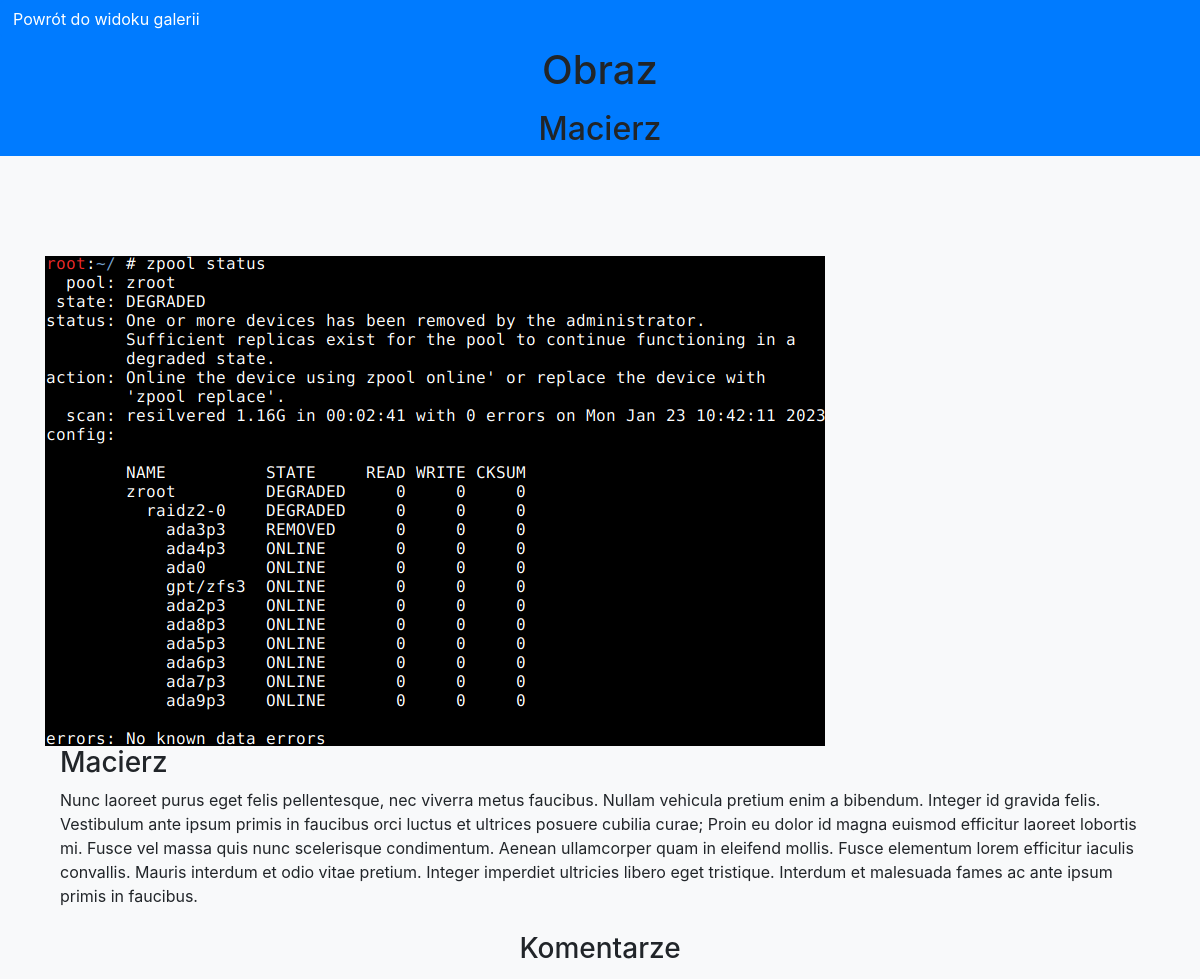
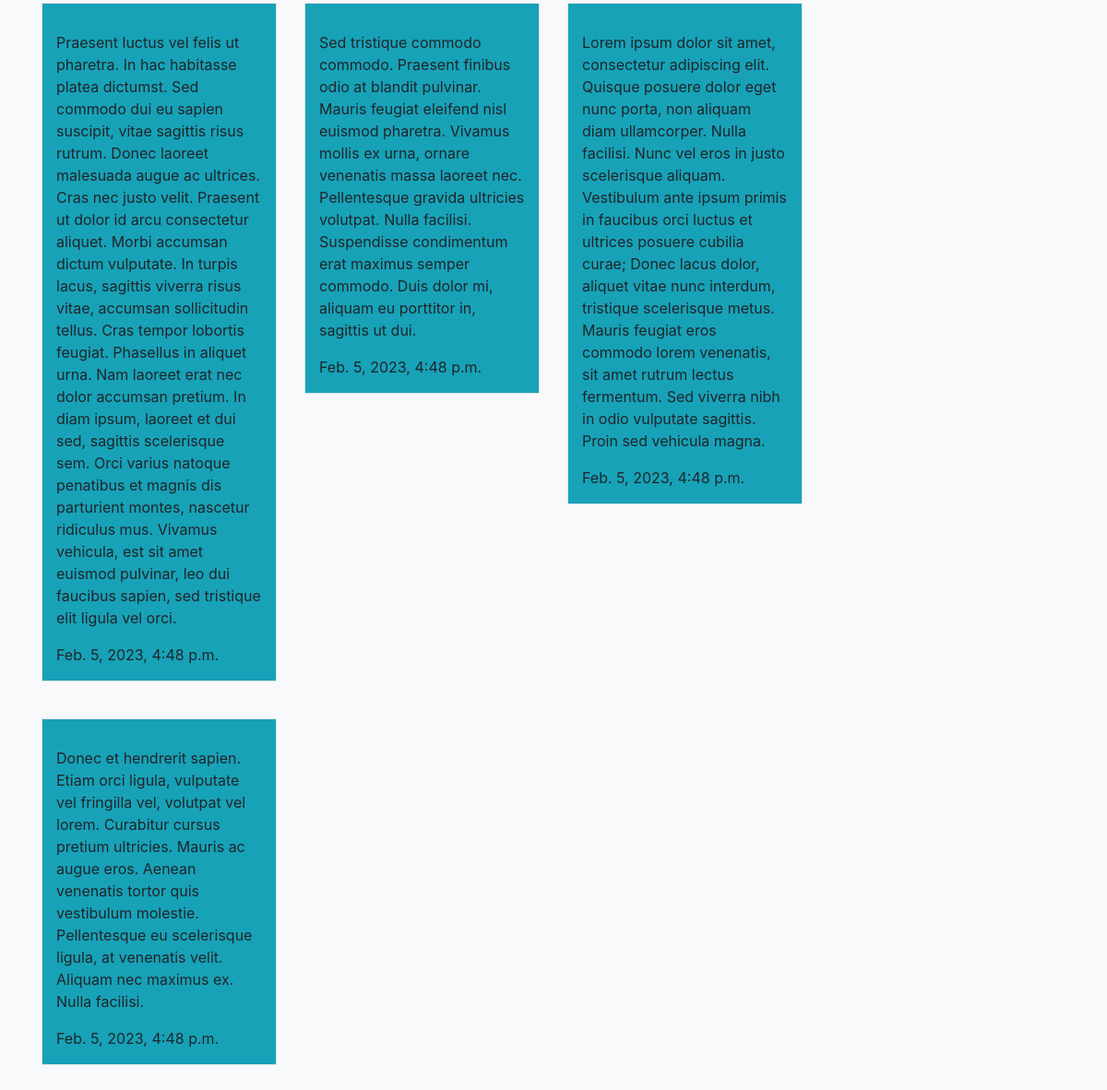
Screenshot of /gallery/image/e37fe45f-d74a-4ca6-8e31-deaf3d1eac6d/ with the database file from the repository (2 pictures, top to bottom).
### gallery/models.py (models this page shows, shortened)
class Image(models.Model):
    id = models.UUIDField(primary_key=True, default=uuid.uuid4)
    name = models.CharField(verbose_name='Nazwa', max_length=64)
    desc = models.CharField(verbose_name='Opis', max_length=1024)
    fs_file = models.ImageField()
    date = models.DateTimeField(
        verbose_name='Czas wrzucenia',
        default=timezone.now,
        editable=False,
    )
    gallery = models.ForeignKey(
        Gallery,
        on_delete=models.SET_NULL,
        null=True,
        default=None,
        related_name='images_rel',
    )

class ImageComment(models.Model):
    id = models.UUIDField(primary_key=True, default=uuid.uuid4)
    text = models.CharField(max_length=1024)
    date = models.DateTimeField(
        verbose_name='Czas wrzucenia',
        default=timezone.now,
        editable=False,
    )
    image = models.ForeignKey(
        Image,
        verbose_name='Zdjęcie',
        on_delete=models.CASCADE,
        related_name='comments_rel',
    )

### gallery/views.py (the view)
# urls.py: path('image/<str:id>/', ImageView.as_view()),
class ImageView(View):
    def get(self, request, id):
        image: Image = get_object_or_404(Image, id=id)
        gallery: Gallery = image.gallery
        comments = image.comments_rel.all()
        scope = {
            'gallery': gallery,
            'image': image,
            'comments': [comments[x:x+3] for x in range(0, len(comments), 3)],
        }
        return render(request, 'image.html', scope)

### templates/image.html (shortened to what this page needs)
<!DOCTYPE html>
{% load static %}
<html>
  <head>
    <link href="{% static 'bootstrap/css/bootstrap.min.css' %}" rel="stylesheet">
    <link href="{% static 'bootstrap/js/bootstrap.bundle.min.js' %}" rel="stylesheet">
  </head>
  <body class="bg-light">
    <header class="bg-primary">
      <a href="/gallery/gallery/{{ image.gallery.id }}/"><button class="btn btn-primary hBack" type="button">Powrót do widoku galerii</button></a>
      <div class="d-flex flex-column justify-content-center text-center">
        <div class="p-2"><h1>Obraz</h1></div>
	<h2>{{ image.name }}</h2>
      </div>
    </header>
    <main>
      <div class="col-xs-12" style="height:100px;"></div>
	<div class="container">
	  <img class="img-fluid thumbnail" src="{{ image.fs_file.url }}">
	  <div class="container">
	    <h3>{{ image.name }}</h3>
	  </div>
	  <div class="container">
	    <p>{{ image.desc }}</p>
	  </div>
	</div>
      <div class="container">
	<div class="d-flex flex-column justify-content-center text-center">
          <div class="p-2"><h3>Komentarze</h3></div>
	</div>
        {% for row in comments %}
	<div class="row">
	  {% for comment in row %}
          <div class="col-lg-3 col-md-3 col-xs-3">
	    <div class="container border bg-info">
	      <div class="col-xs-12" style="height:30px;"></div>
              <p>{{ comment.text }}</p>
              <p>{{ comment.date }}</p>
	    </div>
          </div>
	  {% endfor %}
	</div>
	<div class="col-xs-12" style="height:40px;"></div>
        {% endfor %}
      </div>
    </main>
  </body>
</html>

### rows the page displays
Image: name "Macierz", fs_file (picture), desc "Nunc laoreet purus eget felis pellentesque, nec viverra metus faucibus. Nullam vehicula pretium enim a bibendum. Integer id gravida felis. Vestibulum ante ipsum primis in faucibus orci luctus et ultrices posuere cubilia curae; Proin eu dolor id magna euismod efficitur laoreet lobortis mi. Fusce vel massa quis nunc scelerisque condimentum. Aenean ullamcorper quam in eleifend mollis. Fusce elementum lorem efficitur iaculis convallis. Mauris interdum et odio vitae pretium. Integer imperdiet ultricies libero eget tristique. Interdum et malesuada fames ac ante ipsum primis in faucibus."
ImageComment: text "Praesent luctus vel felis ut pharetra. In hac habitasse platea dictumst. Sed commodo dui eu sapien suscipit, vitae sagittis risus rutrum. Donec laoreet malesuada augue ac ultrices. Cras nec justo velit. Praesent ut dolor id arcu consectetur aliquet. Morbi accumsan dictum vulputate. In turpis lacus, sagittis viverra risus vitae, accumsan sollicitudin tellus. Cras tempor lobortis feugiat. Phasellus in aliquet urna. Nam laoreet erat nec dolor accumsan pretium. In diam ipsum, laoreet et dui sed, sagittis scelerisque sem. Orci varius natoque penatibus et magnis dis parturient montes, nascetur ridiculus mus. Vivamus vehicula, est sit amet euismod pulvinar, leo dui faucibus sapien, sed tristique…", date "Feb. 5, 2023, 4:48 p.m."
ImageComment: text "Sed tristique commodo commodo. Praesent finibus odio at blandit pulvinar. Mauris feugiat eleifend nisl euismod pharetra. Vivamus mollis ex urna, ornare venenatis massa laoreet nec. Pellentesque gravida ultricies volutpat. Nulla facilisi. Suspendisse condimentum erat maximus semper commodo. Duis dolor mi, aliquam eu porttitor in, sagittis ut dui.", date "Feb. 5, 2023, 4:48 p.m."
ImageComment: text "Lorem ipsum dolor sit amet, consectetur adipiscing elit. Quisque posuere dolor eget nunc porta, non aliquam diam ullamcorper. Nulla facilisi. Nunc vel eros in justo scelerisque aliquam. Vestibulum ante ipsum primis in faucibus orci luctus et ultrices posuere cubilia curae; Donec lacus dolor, aliquet vitae nunc interdum, tristique scelerisque metus. Mauris feugiat eros commodo lorem venenatis, sit amet rutrum lectus fermentum. Sed viverra nibh in odio vulputate sagittis. Proin sed vehicula magna.", date "Feb. 5, 2023, 4:48 p.m."
ImageComment: text "Donec et hendrerit sapien. Etiam orci ligula, vulputate vel fringilla vel, volutpat vel lorem. Curabitur cursus pretium ultricies. Mauris ac augue eros. Aenean venenatis tortor quis vestibulum molestie. Pellentesque eu scelerisque ligula, at venenatis velit. Aliquam nec maximus ex. Nulla facilisi.", date "Feb. 5, 2023, 4:48 p.m."
